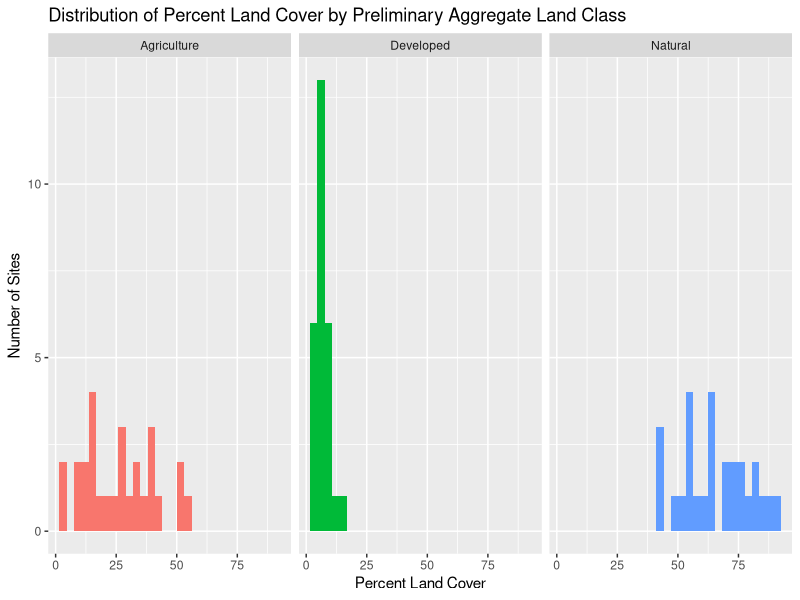

Write the R code that produced this figure.

library(tidyverse)
library(dplyr)
library(ggplot2)

Land_Cover = read.csv("buffer_landscape.csv")
crops_codes = read.csv("crop_codes.csv")
Land_Cover2 = Land_Cover %>%
  select(-c("fid","Beekeeper.ID","Operation.Scale", "Apiary.1.Address", "Apiary.1.City", "Apiary.1.State", 
            "Apiary.1.ZIP", "Apiary.1.County", "Apiary.Address", "Before.Tech.Sampling", 
            "After.Tech.Sampling"))
View(Land_Cover2)

## We want to clean up this code - calculate total area in the buffer 
# around each site (RowSums), and reclassify land cover types from "CDL_1" to "corn"

Land_Cover_Cleaned = Land_Cover2 %>%
  mutate(total_area = rowSums(Land_Cover2[,4:44])) %>%
  mutate(across(CDL_1:CDL_242)/total_area)
  
Land_Cover_Cleaned_longer = pivot_longer(Land_Cover_Cleaned, cols = CDL_1:CDL_242, 
                                         names_to = 'Crop_Code', values_to = 'Value') %>%
  mutate(Value = Value*100) %>%
  left_join(crops_codes, by="Crop_Code")

aggregate_values = 
  filter(Land_Cover_Cleaned_longer,Prelim_Agg_Land_Class %in% 
           c('Agriculture','Developed','Natural')) %>%
  group_by(Apiary.1.Name, Prelim_Agg_Land_Class) %>%
  summarize(percent_land_cover = sum(Value)) 

ggplot(data = aggregate_values)+
  geom_histogram(mapping = aes(x = percent_land_cover, 
                               fill=Prelim_Agg_Land_Class))+
  facet_wrap(~Prelim_Agg_Land_Class)+
  theme(legend.position="none")+
  ylab("Number of Sites")+
  xlab("Percent Land Cover")+
  ggtitle("Distribution of Percent Land Cover by Preliminary Aggregate Land Class")


# Made a ggplot
#aggregate_values %>%
#ggplot(aes(x=Apiary.1.Name, y=percent_land_cover, fill=Prelim_Agg_Land_Class))+
  #geom_bar(stat="identity", width = 0.5, position="dodge")+
  #theme_light()+
  #theme(axis.text.x = element_text(angle=75, size=12, hjust=1))+
  #facet_wrap(~Prelim_Agg_Land_Class)

